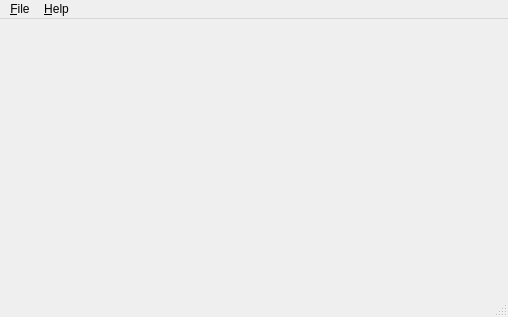
<?xml version="1.0" encoding="UTF-8"?>
<ui version="4.0">
 <class>MainWindow</class>
 <widget class="QMainWindow" name="MainWindow">
  <property name="geometry">
   <rect>
    <x>0</x>
    <y>0</y>
    <width>508</width>
    <height>317</height>
   </rect>
  </property>
  <property name="minimumSize">
   <size>
    <width>0</width>
    <height>0</height>
   </size>
  </property>
  <property name="baseSize">
   <size>
    <width>0</width>
    <height>0</height>
   </size>
  </property>
  <property name="windowTitle">
   <string>MainWindow</string>
  </property>
  <property name="windowIcon">
   <iconset resource="fred.qrc">
    <normaloff>:/icons/resources/fred.png</normaloff>:/icons/resources/fred.png</iconset>
  </property>
  <widget class="QWidget" name="MainWidget"/>
  <widget class="QMenuBar" name="menuBar">
   <property name="geometry">
    <rect>
     <x>0</x>
     <y>0</y>
     <width>508</width>
     <height>25</height>
    </rect>
   </property>
   <widget class="QMenu" name="menu_File">
    <property name="title">
     <string>&amp;File</string>
    </property>
    <addaction name="action_Open_hive"/>
    <addaction name="action_Close_hive"/>
    <addaction name="separator"/>
    <addaction name="action_Quit"/>
   </widget>
   <widget class="QMenu" name="menu">
    <property name="title">
     <string>&amp;Help</string>
    </property>
    <addaction name="actionAbout_Qt"/>
    <addaction name="actionAbout_fred"/>
   </widget>
   <addaction name="menu_File"/>
   <addaction name="menu"/>
  </widget>
  <widget class="QStatusBar" name="StatusBar"/>
  <action name="action_Open_hive">
   <property name="text">
    <string>&amp;Open hive</string>
   </property>
  </action>
  <action name="action_Close_hive">
   <property name="enabled">
    <bool>false</bool>
   </property>
   <property name="text">
    <string>&amp;Close hive</string>
   </property>
  </action>
  <action name="action_Quit">
   <property name="text">
    <string>&amp;Quit</string>
   </property>
  </action>
  <action name="actionAbout_Qt">
   <property name="text">
    <string>About Qt</string>
   </property>
  </action>
  <action name="actionAbout_fred">
   <property name="text">
    <string>About fred</string>
   </property>
  </action>
 </widget>
 <layoutdefault spacing="6" margin="11"/>
 <resources>
  <include location="fred.qrc"/>
 </resources>
 <connections/>
</ui>
